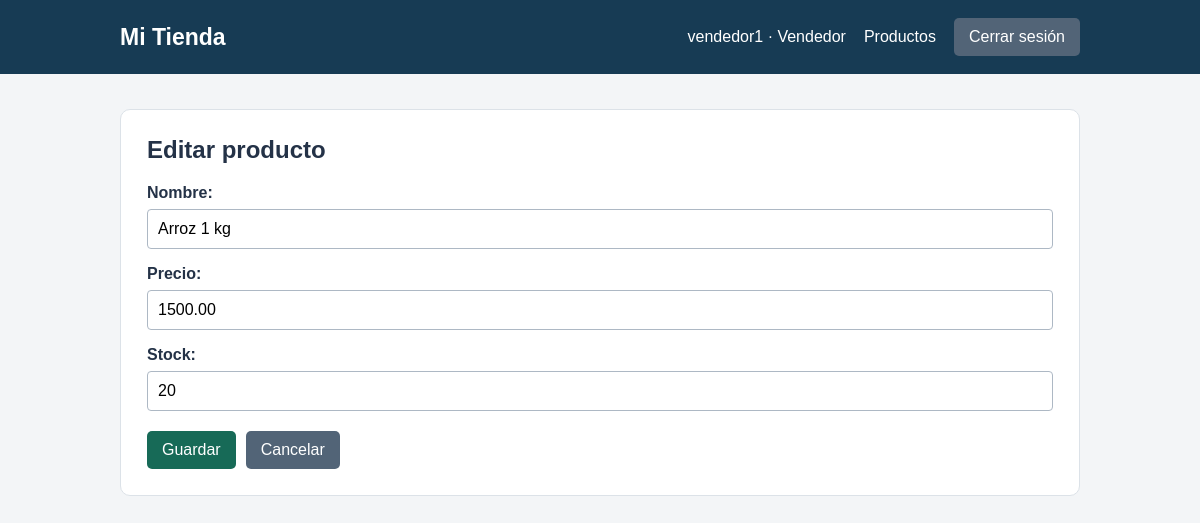
The app's page /productos/1/editar/ (signed in) with its own data.
### cuentas/models.py (models this page shows, shortened)
class Producto(models.Model):
    nombre = models.CharField(max_length=100)
    precio = models.DecimalField(max_digits=10, decimal_places=2)
    stock = models.PositiveIntegerField(default=0)
    encargado = models.ForeignKey(settings.AUTH_USER_MODEL, on_delete=models.PROTECT)
    class Meta:
        ordering = ['nombre']

### cuentas/views.py (the view)
# urls.py: path('productos/<int:pk>/editar/', views.editar_producto, name='editar_producto'),
@login_required
def editar_producto(request, pk):
    rol = obtener_rol(request.user)
    if rol == 'Sin rol':
        return denegado(request, rol)
    producto = get_object_or_404(Producto, pk=pk)
    if rol != 'Administrador' and producto.encargado_id != request.user.pk:
        return denegado(request, rol)
    formulario = ProductoForm if rol == 'Administrador' else ProductoVendedorForm
    form = formulario(request.POST if request.method == 'POST' else None, instance=producto)
    if request.method == 'POST' and form.is_valid():
        form.save()
        messages.success(request, 'Producto actualizado.')
        return redirect('inicio')
    return render(request, 'cuentas/producto_form.html', {
        'rol': rol, 'form': form, 'titulo': 'Editar producto'})

### cuentas/forms.py
class ProductoVendedorForm(ProductoForm):
    class Meta(ProductoForm.Meta):
        fields = ['nombre', 'precio', 'stock']
    def __init__(self, *args, **kwargs):
        forms.ModelForm.__init__(self, *args, **kwargs)
        self.fields['precio'].min_value = Decimal('0')
        self.fields['stock'].min_value = 0

### cuentas/views.py (called while the page is built)
def obtener_rol(usuario):
    if usuario.is_superuser:
        return 'Administrador'
    if usuario.groups.filter(name='Vendedor').exists():
        return 'Vendedor'
    return 'Sin rol'

### cuentas/templates/cuentas/producto_form.html (shortened to what this page needs)
{% extends 'cuentas/base.html' %}
{% block contenido %}
<section class="tarjeta">
    <h1>{{ titulo }}</h1>
    <form method="post">
        {{ form.as_p }}
        <div class="acciones">
            <button class="boton" type="submit">Guardar</button>
            <a class="boton secundario" href="{% url 'inicio' %}">Cancelar</a>
        </div>
    </form>
</section>
{% endblock %}

### cuentas/templates/cuentas/base.html (shortened to what this page needs)
<!DOCTYPE html>
<html lang="es">
<head>
</head>
<body>
    <header><nav aria-label="Menú principal">
        <a class="marca" href="{% url 'inicio' %}">Mi Tienda</a>
        {% if user.is_authenticated %}
            <span>{{ user.username }} · {{ rol|default:'Cuenta' }}</span>
            <a href="{% url 'inicio' %}">Productos</a>
            <form action="{% url 'logout' %}" method="post">
                {% csrf_token %}<button class="boton secundario" type="submit">Cerrar sesión</button>
            </form>
        {% endif %}
    </nav></header>
    <main>
        {% block contenido %}{% endblock %}
    </main>
</body>
</html>

### cuentas/templates/cuentas/base.html (style rules this page uses)
* { box-sizing: border-box; }
body { margin: 0; font-family: Arial, sans-serif; background: #f3f5f7; color: #243247; }
header { background: #173b54; color: white; padding: 18px; }
nav { max-width: 960px; margin: auto; display: flex; gap: 18px; align-items: center; flex-wrap: wrap; }
nav a { color: white; text-decoration: none; }
.marca { font-size: 23px; font-weight: bold; margin-right: auto; }
main { max-width: 1000px; margin: 35px auto; padding: 0 20px; }
.tarjeta { background: white; border: 1px solid #dce2e8; padding: 26px; border-radius: 10px; }
h1 { margin-top: 0; }
.boton { display: inline-block; background: #176a57; color: white; padding: 10px 15px; border: 0; border-radius: 5px; text-decoration: none; font: inherit; cursor: pointer; }
.secundario { background: #526477; }
nav form { margin: 0; }
label { display: block; font-weight: bold; margin: 16px 0 7px; }
input, select { width: 100%; padding: 10px; border: 1px solid #adb8c4; border-radius: 4px; font: inherit; }
.acciones { display: flex; gap: 10px; margin-top: 20px; flex-wrap: wrap; }

### records on screen
Producto: nombre "Arroz 1 kg", precio "1500.00", stock "20"

### other values on screen
{{ user.username }} "vendedor1"
{{ rol|default:'Cuenta' }} "Vendedor"
{{ titulo }} "Editar producto"
